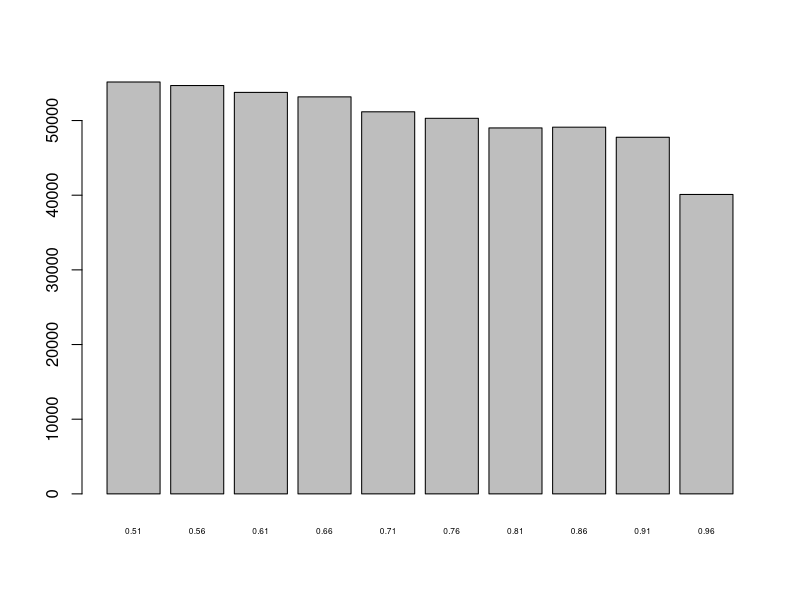
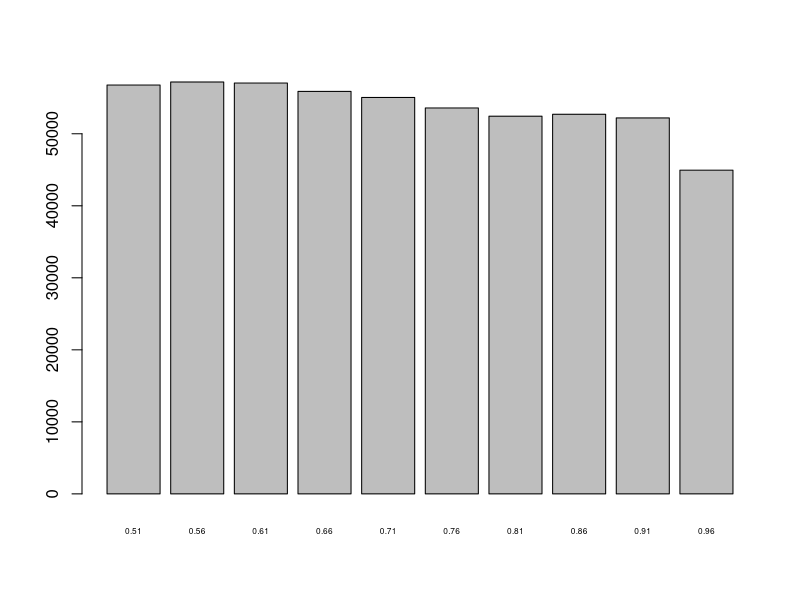
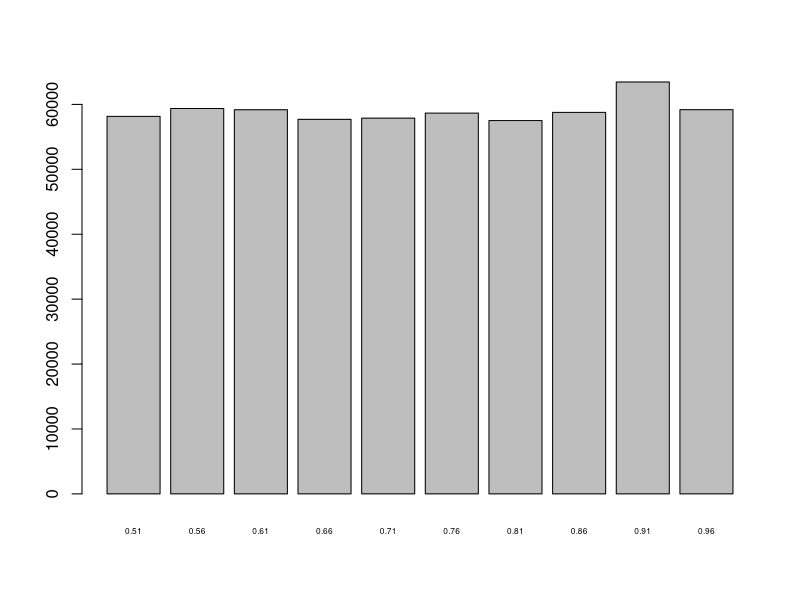
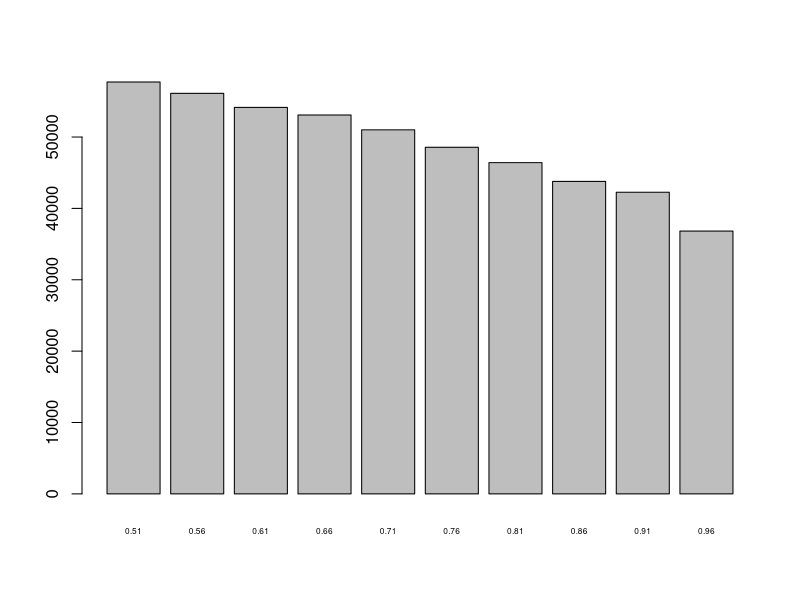
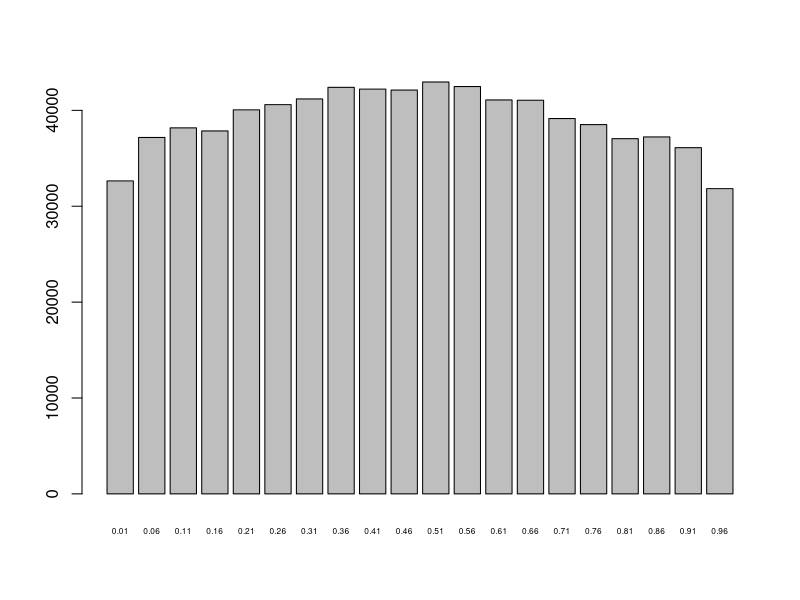
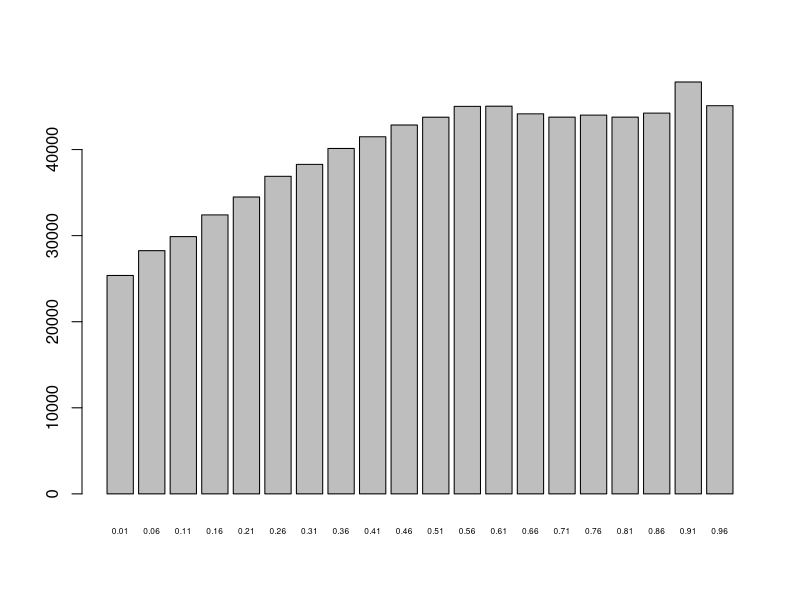

Recreate these plots in R, in order.
d0 <- read.table("cut0featsperratio.csv", sep=",", header=TRUE)
d1 <- read.table("cut1featsperratio.csv", sep=",", header=TRUE)
d2 <- read.table("cut2featsperratio.csv", sep=",", header=TRUE)
d3 <- read.table("cut3featsperratio.csv", sep=",", header=TRUE)
d4 <- read.table("cut0cut1eatsperratio.csv", sep=",",header=TRUE)
d5 <- read.table("cut2cut3eatsperratio.csv", sep=",",header=TRUE)
png("billeder/cut0featsperratio.png")
barplot(d0$interessante.regioner,beside=TRUE, names=d0$ratios,cex.names=0.5)
dev.off()
png("billeder/cut1featsperratio.png")
barplot(d1$interessante.regioner,beside=TRUE, names=d1$ratios,cex.names=0.5)
dev.off()
png("billeder/cut2featsperratio.png")
barplot(d2$interessante.regioner,beside=TRUE, names=d2$ratios,cex.names=0.5)
dev.off()
png("billeder/cut3featsperratio.png")
barplot(d3$interessante.regioner,beside=TRUE, names=d3$ratios,cex.names=0.5)
dev.off()
png("billeder/cut0cut1eatsperratio.png")
barplot(d4$interessante.regioner,bedside=TRUE,names=d4$ratios,cex.names=0.5)
dev.off()
png("billeder/cut2cut3eatsperratio.png")
barplot(d5$interessante.regioner,beside=TRUE,names=d5$ratios,cex.names=0.5)
dev.off()
q()
